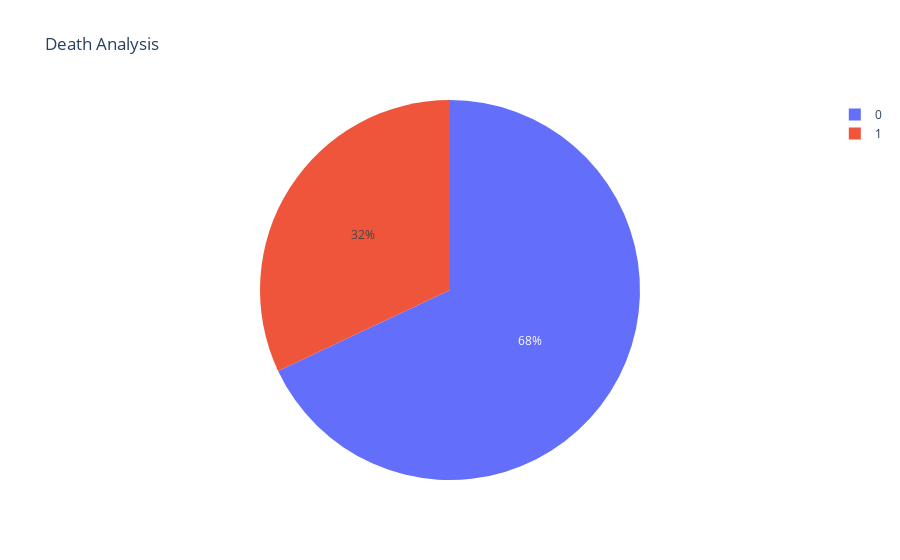

Notebook code cell kept with this figure:
### Code cell
fig=px.pie(heart_data,values='diabetes',names='DEATH_EVENT',title='Death Analysis')
fig.show()

### Figure 1 — Plotly figure (JSON) as saved in the notebook; plotly's stock layout.template omitted (floating-point values rounded to 4 significant figures; data arrays with more than 128 entries replaced by an {"elided": "..."} marker saying what was removed)
{"data": [{"domain": {"x": [0, 1], "y": [0, 1]}, "hovertemplate": "DEATH_EVENT=%{label}<br>diabetes=%{value}<extra></extra>", "labels": {"elided": "299 int values"}, "legendgroup": "", "name": "", "showlegend": true, "type": "pie", "values": {"elided": "299 int values"}}], "layout": {"autosize": true, "legend": {"tracegroupgap": 0}, "title": {"text": "Death Analysis"}}}
